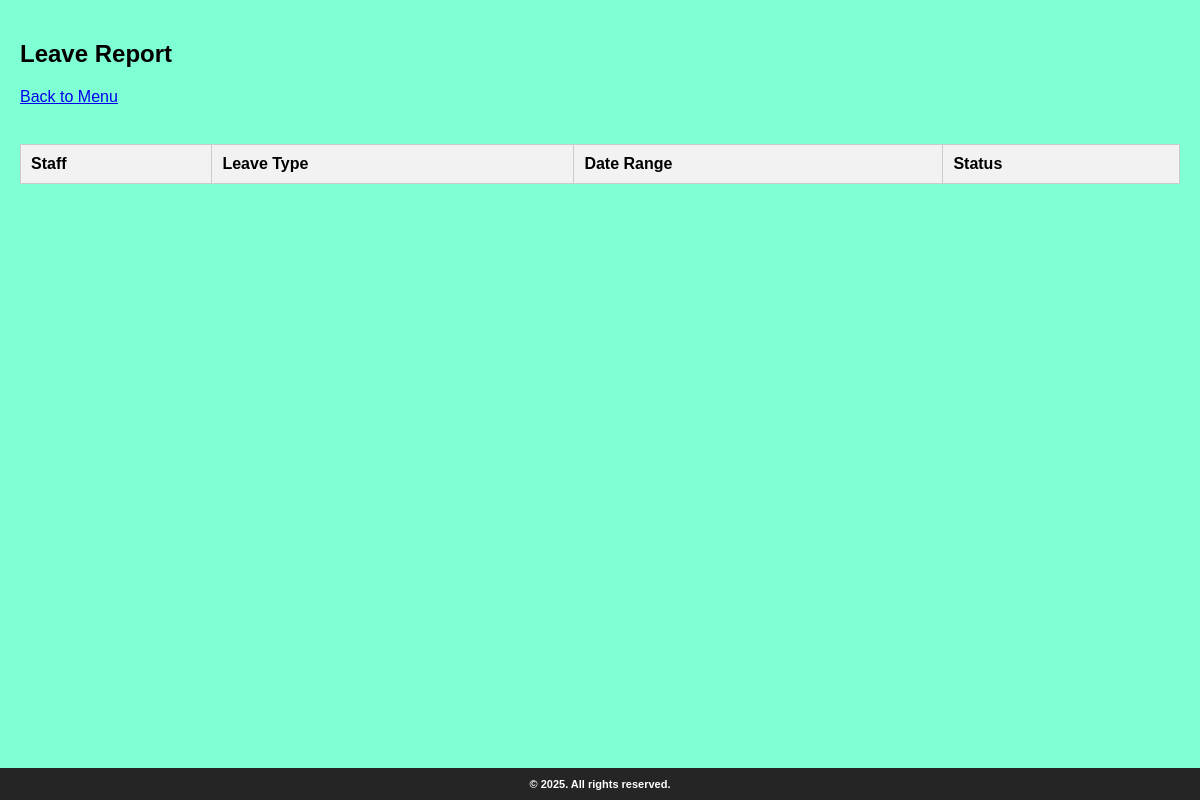
The app's page /report.php (signed in), older data.
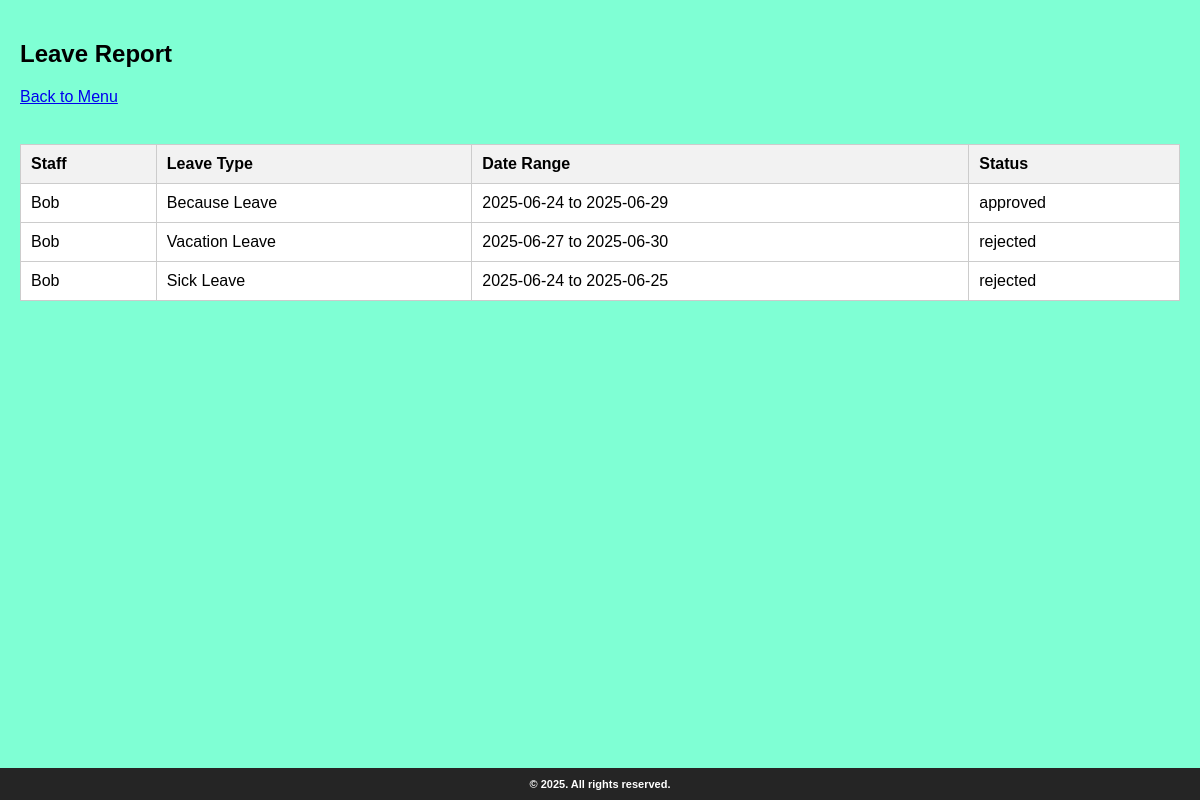
The same page, newer data.
### tables this page shows
CREATE TABLE `leave_applications` (
  `id` int(11) NOT NULL,
  `staff_id` int(11) NOT NULL,
  `leave_type_id` int(11) NOT NULL,
  `from_date` date NOT NULL,
  `to_date` date NOT NULL,
  `reason` text DEFAULT NULL,
  `status` enum('pending','approved','rejected') DEFAULT 'pending',
  `manager_comment` text DEFAULT NULL,
  `created_at` timestamp NOT NULL DEFAULT current_timestamp()
);

CREATE TABLE `users` (
  `id` int(11) NOT NULL,
  `username` varchar(50) NOT NULL,
  `password` varchar(255) NOT NULL,
  `name` varchar(100) DEFAULT NULL,
  `email` varchar(100) DEFAULT NULL,
  `role` enum('admin','manager','staff') NOT NULL
);

CREATE TABLE `leave_types` (
  `id` int(11) NOT NULL,
  `type_name` varchar(50) NOT NULL
);

### report.php (the view, shortened to what this page needs)
<?php
require_once('config.php');
$user_id = $_SESSION['user_id'];
$role = $_SESSION['role'];
$search_sql = '';
$param = '';
$sql = "SELECT u.name, lt.type_name, la.from_date, la.to_date, la.status
        FROM leave_applications la
        JOIN users u ON la.staff_id = u.id
        JOIN leave_types lt ON la.leave_type_id = lt.id
        WHERE 1";
if ($role === 'staff') {
    $sql .= " AND la.staff_id = ?";
    $stmt = $conn->prepare($sql);
    $stmt->bind_param("i", $user_id);
} elseif ($role === 'manager' && $search_sql) {
    $sql .= " " . $search_sql;
    $stmt = $conn->prepare($sql);
    $stmt->bind_param("s", $param);
} else {
    $stmt = $conn->prepare($sql);
}
$stmt->execute();
$result = $stmt->get_result();
?>
<!DOCTYPE html>
<html>
<head>
    <link rel="stylesheet" href="style.css">
</head>
<body>
<main>
<h2>Leave Report</h2>
<a href="menu.php">Back to Menu</a>
<br><br>
<table>
    <tr>
        <th>Staff</th>
        <th>Leave Type</th>
        <th>Date Range</th>
        <th>Status</th>
    </tr>
    <?php
    while ($row = $result->fetch_assoc()) {
        echo '<tr>';
        echo '<td>' . $row['name'] . '</td>';
        echo '<td>' . $row['type_name'] . '</td>';
        echo '<td>' . $row['from_date'] . ' to ' . $row['to_date'] . '</td>';
        echo '<td>' . $row['status'] . '</td>';
        echo '</tr>';
    }
    ?>
</table>
</main>
<div class="footer">
        <span class="copyright">© 2025. All rights reserved.</span>
    </div>
</body>
</html>

### style.css (style rules this page uses)
html, body { height: 100%; margin: 0; padding: 0; display: flex; flex-direction: column; font-family: Arial, sans-serif; }
body { background-color: aquamarine; }
.footer { background-color: rgb(37, 37, 37); font-size: 11px; text-align: center; padding: 10px; font-weight: bolder; color: white; margin-top: 20px; }

### report.php (style rules this page uses)
body { font-family: Arial, sans-serif; background-color: aquamarine; }
table { border-collapse: collapse; width: 100%; margin-top: 20px; }
th, td { border: 1px solid #ccc; padding: 10px; text-align: left; background-color: rgb(255, 255, 255); }
th { background-color: #f2f2f2; }
main { flex: 1; padding: 20px; }

Row changes from the older to the newer data that the page shows:
added leave_applications: staff.name "Bob", leave_type.type_name "Because Leave", from_date "2025-06-24", to_date "2025-06-29", status "approved"
added leave_applications: staff.name "Bob", leave_type.type_name "Vacation Leave", from_date "2025-06-27", to_date "2025-06-30", status "rejected"
added leave_applications: staff.name "Bob", leave_type.type_name "Sick Leave", from_date "2025-06-24", to_date "2025-06-25", status "rejected"
